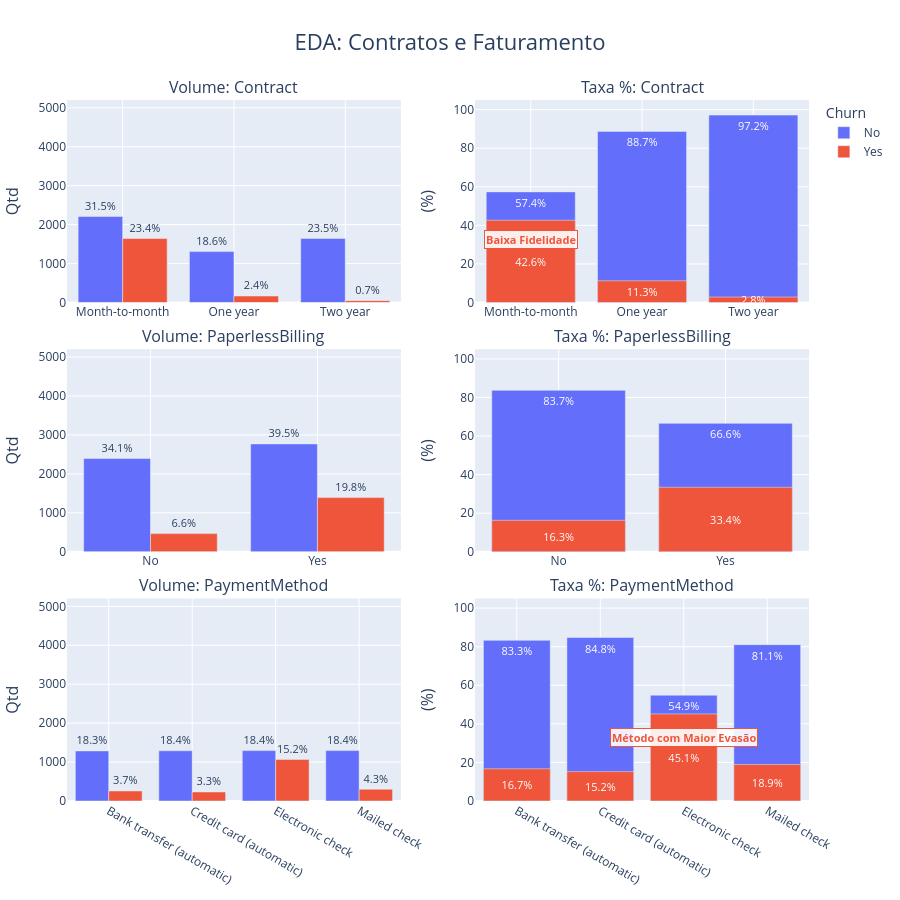

Here is the notebook cell this chart was saved with:
### Markdown cell above
#### Aspectos Contratuais e Financeiros

### Code cell
import telecom_x_analytics as tax

fig = tax.plot_perfil_contratual_financeiro(df)
fig.show()

### Figure 1 — Plotly figure (JSON) as saved in the notebook; plotly's stock layout.template omitted (floating-point values rounded to 4 significant figures)
{"data": [{"cliponaxis": false, "marker": {"color": "#636EFA"}, "name": "No", "offsetgroup": "No", "showlegend": true, "text": ["31.5%", "18.6%", "23.5%"], "textposition": "outside", "type": "bar", "x": ["Month-to-month", "One year", "Two year"], "xaxis": "x", "y": [2210, 1307, 1647], "yaxis": "y"}, {"hovertemplate": "Taxa: %{y:.1f}%<extra>No</extra>", "insidetextanchor": "end", "insidetextfont": {"color": "white", "size": 11}, "marker": {"color": "#636EFA"}, "name": "Churn No", "offsetgroup": "stack", "showlegend": false, "text": ["57.4%", "88.7%", "97.2%"], "textposition": "inside", "type": "bar", "x": ["Month-to-month", "One year", "Two year"], "xaxis": "x2", "y": [57.36, 88.73, 97.17], "yaxis": "y2"}, {"cliponaxis": false, "marker": {"color": "#EF553B"}, "name": "Yes", "offsetgroup": "Yes", "showlegend": true, "text": ["23.4%", "2.4%", "0.7%"], "textposition": "outside", "type": "bar", "x": ["Month-to-month", "One year", "Two year"], "xaxis": "x", "y": [1643, 166, 48], "yaxis": "y"}, {"hovertemplate": "Taxa: %{y:.1f}%<extra>Yes</extra>", "insidetextanchor": "middle", "insidetextfont": {"color": "white", "size": 11}, "marker": {"color": "#EF553B"}, "name": "Churn Yes", "offsetgroup": "stack", "showlegend": false, "text": ["42.6%", "11.3%", "2.8%"], "textposition": "inside", "type": "bar", "x": ["Month-to-month", "One year", "Two year"], "xaxis": "x2", "y": [42.64, 11.27, 2.832], "yaxis": "y2"}, {"cliponaxis": false, "marker": {"color": "#636EFA"}, "name": "No", "offsetgroup": "No", "showlegend": false, "text": ["34.1%", "39.5%"], "textposition": "outside", "type": "bar", "x": ["No", "Yes"], "xaxis": "x3", "y": [2394, 2770], "yaxis": "y3"}, {"hovertemplate": "Taxa: %{y:.1f}%<extra>No</extra>", "insidetextanchor": "end", "insidetextfont": {"color": "white", "size": 11}, "marker": {"color": "#636EFA"}, "name": "Churn No", "offsetgroup": "stack", "showlegend": false, "text": ["83.7%", "66.6%"], "textposition": "inside", "type": "bar", "x": ["No", "Yes"], "xaxis": "x4", "y": [83.71, 66.57], "yaxis": "y4"}, {"cliponaxis": false, "marker": {"color": "#EF553B"}, "name": "Yes", "offsetgroup": "Yes", "showlegend": false, "text": ["6.6%", "19.8%"], "textposition": "outside", "type": "bar", "x": ["No", "Yes"], "xaxis": "x3", "y": [466, 1391], "yaxis": "y3"}, {"hovertemplate": "Taxa: %{y:.1f}%<extra>Yes</extra>", "insidetextanchor": "middle", "insidetextfont": {"color": "white", "size": 11}, "marker": {"color": "#EF553B"}, "name": "Churn Yes", "offsetgroup": "stack", "showlegend": false, "text": ["16.3%", "33.4%"], "textposition": "inside", "type": "bar", "x": ["No", "Yes"], "xaxis": "x4", "y": [16.29, 33.43], "yaxis": "y4"}, {"cliponaxis": false, "marker": {"color": "#636EFA"}, "name": "No", "offsetgroup": "No", "showlegend": false, "text": ["18.3%", "18.4%", "18.4%", "18.4%"], "textposition": "outside", "type": "bar", "x": ["Bank transfer (automatic)", "Credit card (automatic)", "Electronic check", "Mailed check"], "xaxis": "x5", "y": [1286, 1290, 1294, 1294], "yaxis": "y5"}, {"hovertemplate": "Taxa: %{y:.1f}%<extra>No</extra>", "insidetextanchor": "end", "insidetextfont": {"color": "white", "size": 11}, "marker": {"color": "#636EFA"}, "name": "Churn No", "offsetgroup": "stack", "showlegend": false, "text": ["83.3%", "84.8%", "54.9%", "81.1%"], "textposition": "inside", "type": "bar", "x": ["Bank transfer (automatic)", "Credit card (automatic)", "Electronic check", "Mailed check"], "xaxis": "x6", "y": [83.29, 84.76, 54.85, 81.08], "yaxis": "y6"}, {"cliponaxis": false, "marker": {"color": "#EF553B"}, "name": "Yes", "offsetgroup": "Yes", "showlegend": false, "text": ["3.7%", "3.3%", "15.2%", "4.3%"], "textposition": "outside", "type": "bar", "x": ["Bank transfer (automatic)", "Credit card (automatic)", "Electronic check", "Mailed check"], "xaxis": "x5", "y": [258, 232, 1065, 302], "yaxis": "y5"}, {"hovertemplate": "Taxa: %{y:.1f}%<extra>Yes</extra>", "insidetextanchor": "middle", "insidetextfont": {"color": "white", "size": 11}, "marker": {"color": "#EF553B"}, "name": "Churn Yes", "offsetgroup": "stack", "showlegend": false, "text": ["16.7%", "15.2%", "45.1%", "18.9%"], "textposition": "inside", "type": "bar", "x": ["Bank transfer (automatic)", "Credit card (automatic)", "Electronic check", "Mailed check"], "xaxis": "x6", "y": [16.71, 15.24, 45.15, 18.92], "yaxis": "y6"}], "layout": {"annotations": [{"font": {"size": 16}, "showarrow": false, "text": "Volume: Contract", "x": 0.225, "xanchor": "center", "xref": "paper", "y": 1, "yanchor": "bottom", "yref": "paper"}, {"font": {"size": 16}, "showarrow": false, "text": "Taxa %: Contract", "x": 0.775, "xanchor": "center", "xref": "paper", "y": 1, "yanchor": "bottom", "yref": "paper"}, {"font": {"size": 16}, "showarrow": false, "text": "Volume: PaperlessBilling", "x": 0.225, "xanchor": "center", "xref": "paper", "y": 0.6444, "yanchor": "bottom", "yref": "paper"}, {"font": {"size": 16}, "showarrow": false, "text": "Taxa %: PaperlessBilling", "x": 0.775, "xanchor": "center", "xref": "paper", "y": 0.6444, "yanchor": "bottom", "yref": "paper"}, {"font": {"size": 16}, "showarrow": false, "text": "Volume: PaymentMethod", "x": 0.225, "xanchor": "center", "xref": "paper", "y": 0.2889, "yanchor": "bottom", "yref": "paper"}, {"font": {"size": 16}, "showarrow": false, "text": "Taxa %: PaymentMethod", "x": 0.775, "xanchor": "center", "xref": "paper", "y": 0.2889, "yanchor": "bottom", "yref": "paper"}, {"bgcolor": "rgba(255, 255, 255, 0.9)", "bordercolor": "#EF553B", "borderwidth": 1, "font": {"color": "#EF553B", "size": 11}, "showarrow": false, "text": "<b>Baixa Fidelidade</b>", "x": "Month-to-month", "xref": "x2", "y": 25, "yref": "y2", "yshift": 15}, {"bgcolor": "rgba(255, 255, 255, 0.9)", "bordercolor": "#EF553B", "borderwidth": 1, "font": {"color": "#EF553B", "size": 11}, "showarrow": false, "text": "<b>Método com Maior Evasão</b>", "x": "Electronic check", "xref": "x6", "y": 25, "yref": "y6", "yshift": 15}], "barmode": "group", "height": 900, "hoverlabel": {"font": {"color": "white"}}, "legend": {"title": {"text": "Churn"}}, "margin": {"b": 40, "l": 30, "r": 30, "t": 100}, "paper_bgcolor": "white", "plot_bgcolor": "#E5ECF6", "title": {"font": {"size": 22}, "text": "EDA: Contratos e Faturamento", "x": 0.5}, "uniformtext": {"minsize": 9, "mode": "show"}, "width": 900, "xaxis": {"anchor": "y", "domain": [0, 0.45], "gridcolor": "white"}, "xaxis2": {"anchor": "y2", "domain": [0.55, 1], "gridcolor": "white"}, "xaxis3": {"anchor": "y3", "domain": [0, 0.45], "gridcolor": "white"}, "xaxis4": {"anchor": "y4", "domain": [0.55, 1], "gridcolor": "white"}, "xaxis5": {"anchor": "y5", "domain": [0, 0.45], "gridcolor": "white"}, "xaxis6": {"anchor": "y6", "domain": [0.55, 1], "gridcolor": "white"}, "yaxis": {"anchor": "x", "domain": [0.7111, 1], "gridcolor": "white", "range": [0, 5201.0], "title": {"font": {"size": 16}, "text": "Qtd"}}, "yaxis2": {"anchor": "x2", "domain": [0.7111, 1], "gridcolor": "white", "range": [0, 105], "title": {"font": {"size": 16}, "text": "(%)"}}, "yaxis3": {"anchor": "x3", "domain": [0.3556, 0.6444], "gridcolor": "white", "range": [0, 5201.0], "title": {"font": {"size": 16}, "text": "Qtd"}}, "yaxis4": {"anchor": "x4", "domain": [0.3556, 0.6444], "gridcolor": "white", "range": [0, 105], "title": {"font": {"size": 16}, "text": "(%)"}}, "yaxis5": {"anchor": "x5", "domain": [0, 0.2889], "gridcolor": "white", "range": [0, 5201.0], "title": {"font": {"size": 16}, "text": "Qtd"}}, "yaxis6": {"anchor": "x6", "domain": [0, 0.2889], "gridcolor": "white", "range": [0, 105], "title": {"font": {"size": 16}, "text": "(%)"}}}}
